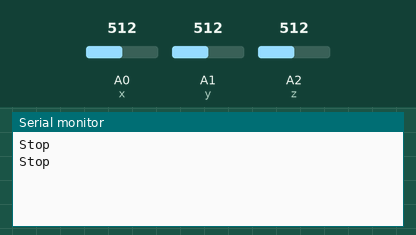
A sketch run on a simulated Arduino Uno, built with avr-gcc and run on an emulated ATmega328P. Parts: the last lines printed to the serial monitor. Inputs (shaded band) come from the test bench; at power-on: A0 (x) = 512, A1 (y) = 512, A2 (z) = 512. No radio packets arrive unless stated.

Above: at 1.2 s.
1.3 s: A0 (x) set to 543
At 2.6 s:
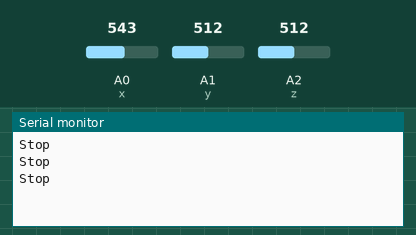
2.8 s: A0 (x) set to 561
At 3.7 s:
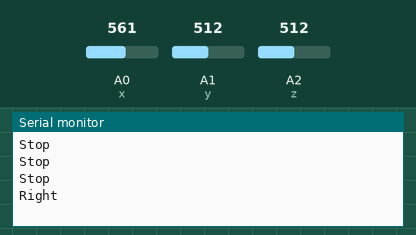
5.7 s: A1 (y) set to 529
At 6.7 s:
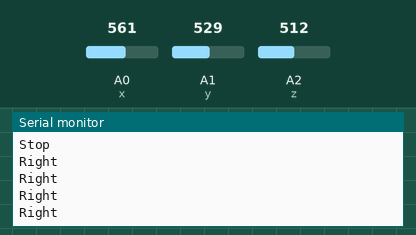
7.2 s: A1 (y) set to 560
At 8.3 s:
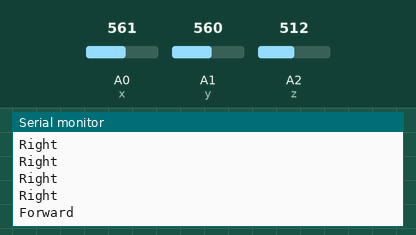

Measured:
- the behaviour switches between 549 and 550 on A0 (x) (found by bisection; images 1 and 2)
- the behaviour switches between 541 and 542 on A1 (y) (found by bisection; images 3 and 4)
- after the input at 2.8 s, the serial monitor: prints a new line after 0.38 s (image 2)
- after the input at 7.2 s, the serial monitor: prints a new line after 0.23 s (image 4)

The sketch:

handgesture_tx_final.ino
```cpp
#include <RH_ASK.h>
#include <SPI.h> // Not actually used but needed to compile

RH_ASK driver;

#define x A0
#define y A1
#define z A2

char *data;

int x_val;
int y_val;
int z_val;

int x_val2;
int y_val2;
int z_val2;

void setup()
{
    Serial.begin(9600);	  // Debugging only
    if (!driver.init())
         Serial.println("init failed");

    pinMode(x, INPUT);
  pinMode(y, INPUT);
  pinMode(z, INPUT);
    x_val2 = analogRead(x);
  y_val2 = analogRead(y);
  z_val2 = analogRead(z);
}

void loop()
{   x_val = analogRead(x);
  y_val = analogRead(y);
  z_val = analogRead(z);

  int x_axis = x_val - x_val2;
  int y_axis = y_val - y_val2;
  int z_axis = z_val - z_val2;
// Serial.println(x_axis);
// Serial.println(y_axis);
// Serial.println(z_axis);

if(y_axis >= 30)
  {
    data="F";
    Serial.println("Forward");
  }
  else if(y_axis <= -40)
  {
    data="B";
    Serial.println("Backward");
  }
  else if(x_axis >=38)
  {
    data="R";
    Serial.println("Right");
  }
  else if(x_axis <= -35)
  {
    data="L";
    Serial.println("Left");
  }
  else
  {
    data="0";
    Serial.println("Stop");
  }


    driver.send((uint8_t *)data, strlen(data));
    driver.waitPacketSent();
    delay(1000);
}
```
